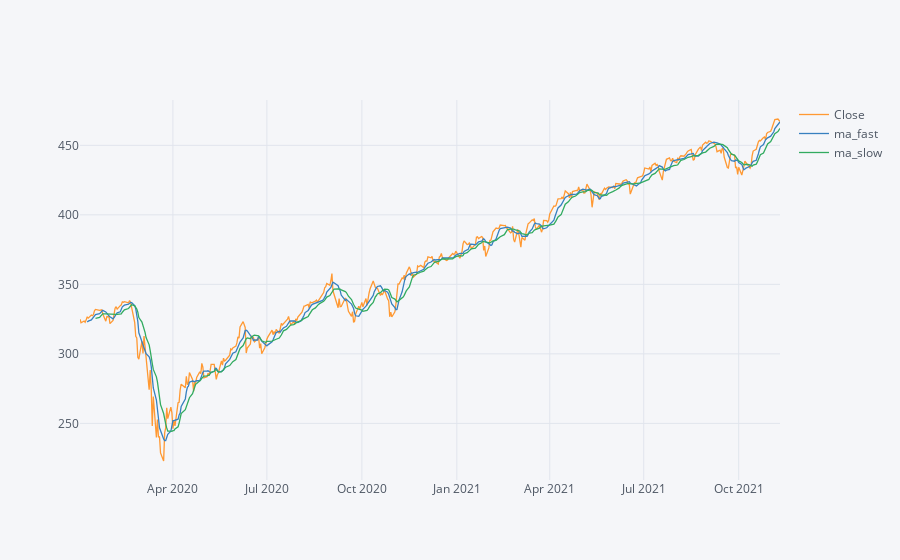

Write notebook code for a chart like this one.
### Code cell
fast_trend = df.Open.rolling(window=short_trend_days).mean()
slow_trend = df.Open.rolling(window=long_trend_days).mean()

df['ma_fast'] = fast_trend
df['ma_slow'] = slow_trend
df[['Close','ma_fast','ma_slow']].iplot()

### Figure 1 — Plotly figure (JSON) as saved in the notebook; plotly's stock layout.template omitted (floating-point values rounded to 4 significant figures; data arrays with more than 128 entries replaced by an {"elided": "..."} marker saying what was removed)
{"data": [{"name": "Close", "text": "", "mode": "lines", "y": {"elided": "470 float values"}, "x": {"elided": "470 str values"}, "line": {"color": "rgba(255, 153, 51, 1.0)", "dash": "solid", "shape": "linear", "width": 1.3}, "type": "scatter"}, {"name": "ma_fast", "text": "", "mode": "lines", "y": {"elided": "470 mixed values"}, "x": {"elided": "470 str values"}, "line": {"color": "rgba(55, 128, 191, 1.0)", "dash": "solid", "shape": "linear", "width": 1.3}, "type": "scatter"}, {"name": "ma_slow", "text": "", "mode": "lines", "y": {"elided": "470 mixed values"}, "x": {"elided": "470 str values"}, "line": {"color": "rgba(50, 171, 96, 1.0)", "dash": "solid", "shape": "linear", "width": 1.3}, "type": "scatter"}], "layout": {"title": {"font": {"color": "#4D5663"}}, "paper_bgcolor": "#F5F6F9", "plot_bgcolor": "#F5F6F9", "yaxis": {"tickfont": {"color": "#4D5663"}, "zerolinecolor": "#E1E5ED", "title": {"text": "", "font": {"color": "#4D5663"}}, "gridcolor": "#E1E5ED", "showgrid": true}, "xaxis": {"tickfont": {"color": "#4D5663"}, "zerolinecolor": "#E1E5ED", "title": {"text": "", "font": {"color": "#4D5663"}}, "gridcolor": "#E1E5ED", "showgrid": true}, "legend": {"bgcolor": "#F5F6F9", "font": {"color": "#4D5663"}}}}
